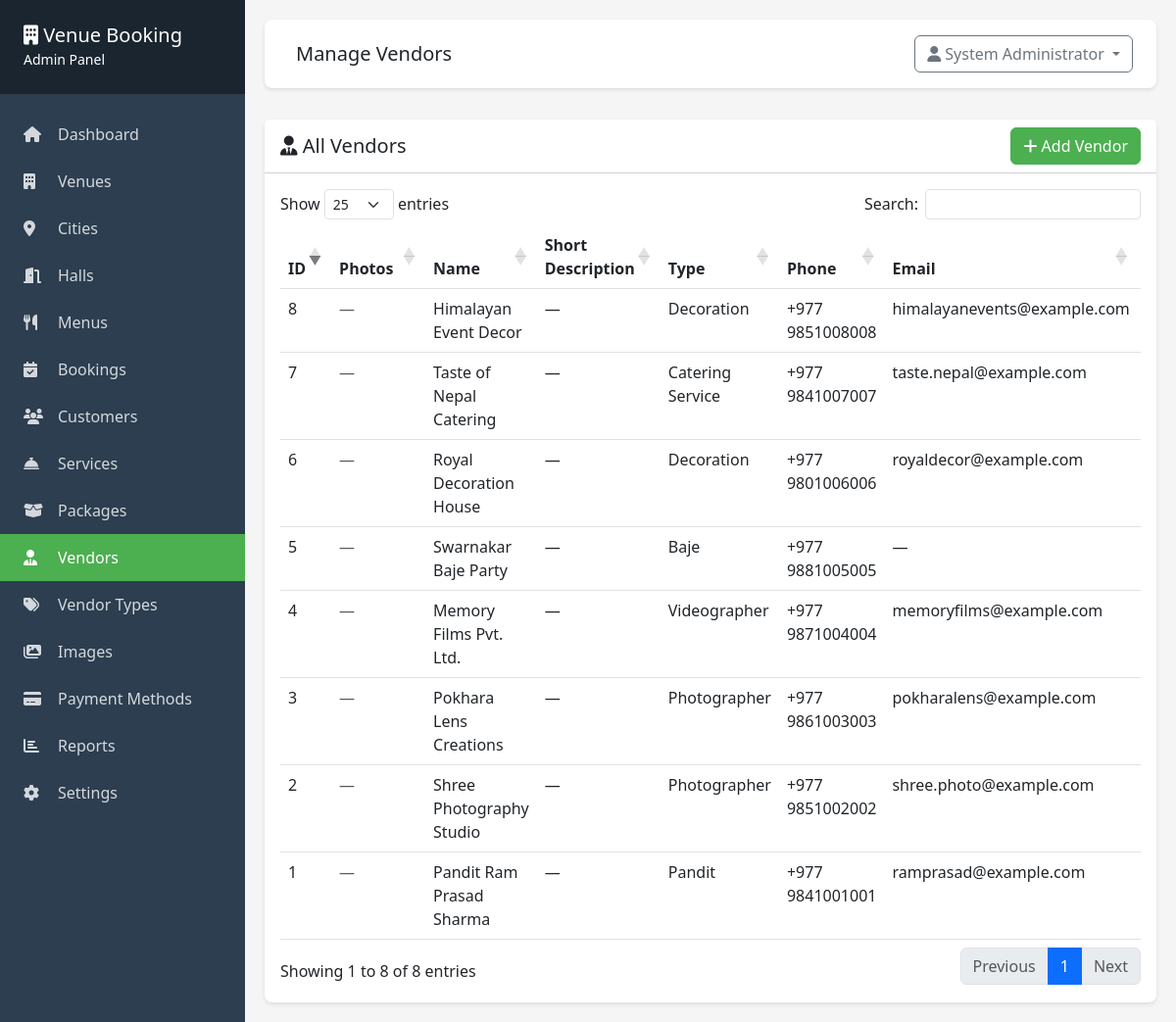
Page /admin/vendors/index.php (signed in) on the committed database.
### tables this page shows
CREATE TABLE vendors (
    id INT PRIMARY KEY AUTO_INCREMENT,
    name VARCHAR(255) NOT NULL,
    type VARCHAR(100) NOT NULL DEFAULT 'other',
    short_description VARCHAR(500) DEFAULT NULL,
    phone VARCHAR(20),
    email VARCHAR(100),
    address TEXT,
    city_id INT NULL,
    photo VARCHAR(255) DEFAULT NULL,
    notes TEXT,
    status ENUM('active', 'inactive') DEFAULT 'active',
    created_at TIMESTAMP DEFAULT CURRENT_TIMESTAMP,
    updated_at TIMESTAMP DEFAULT CURRENT_TIMESTAMP ON UPDATE CURRENT_TIMESTAMP,
    FOREIGN KEY (city_id) REFERENCES cities(id) ON DELETE SET NULL,
    INDEX idx_type (type),
    INDEX idx_status (status)
);

CREATE TABLE vendor_types (
    id INT PRIMARY KEY AUTO_INCREMENT,
    slug VARCHAR(100) NOT NULL UNIQUE COMMENT 'Stored in vendors.type column',
    label VARCHAR(255) NOT NULL COMMENT 'Human-readable display name',
    status ENUM('active', 'inactive') DEFAULT 'active',
    display_order INT DEFAULT 0,
    created_at TIMESTAMP DEFAULT CURRENT_TIMESTAMP,
    updated_at TIMESTAMP DEFAULT CURRENT_TIMESTAMP ON UPDATE CURRENT_TIMESTAMP,
    INDEX idx_status (status),
    INDEX idx_display_order (display_order)
);

### includes/functions.php (called while the page is built, shortened)
    <?php
function getVendorTypes() {
    static $cache = null;
    if ($cache !== null) {
        return $cache;
    }
    try {
        $db = getDB();
        $stmt = $db->query("SELECT * FROM vendor_types WHERE status = 'active' ORDER BY display_order ASC, label ASC");
        $cache = $stmt->fetchAll();
    } catch (Exception $e) {
        error_log("Error getting vendor types: " . $e->getMessage());
        $cache = [];
    }
    return $cache;
}
function getVendorTypeLabel($type) {
    foreach (getVendorTypes() as $vt) {
        if ($vt['slug'] === $type) {
            return $vt['label'];
        }
    }
    return ucfirst($type);
}
    ?>

### admin/vendors/index.php (the view, shortened to what this page needs)
<?php
require_once __DIR__ . '/../includes/header.php';
$db = getDB();
$stmt = $db->query("SELECT v.*, c.name AS city_name FROM vendors v LEFT JOIN cities c ON v.city_id = c.id ORDER BY v.type, v.name");
$vendors = $stmt->fetchAll();
?>
<div class="card">
    <div class="card-header bg-white d-flex justify-content-between align-items-center">
        <h5 class="mb-0"><i class="fas fa-user-tie"></i> All Vendors</h5>
        <a href="add.php" class="btn btn-success"><i class="fas fa-plus"></i> Add Vendor</a>
    </div>
    <div class="card-body">
        <div class="table-responsive">
            <table class="table table-hover datatable">
                <thead>
                    <tr>
                        <th>ID</th>
                        <th>Photos</th>
                        <th>Name</th>
                        <th>Short Description</th>
                        <th>Type</th>
                        <th>Phone</th>
                        <th>Email</th>
                        <th>City</th>
                    </tr>
                </thead>
                <tbody>
                    <?php foreach ($vendors as $vendor): ?>
                        <?php $vendor_photos = getVendorPhotos($vendor['id']); ?>
                        <tr>
                            <td><?php echo $vendor['id']; ?></td>
                            <td style="min-width:80px;">
                                <?php if (!empty($vendor_photos)): ?>
                                    <?php $carousel_id = 'vc_' . $vendor['id']; ?>
                                    <div id="<?php echo $carousel_id; ?>" class="carousel slide vendor-carousel" data-bs-ride="carousel" style="width:72px;">
                                        <div class="carousel-inner">
                                            <?php foreach ($vendor_photos as $pi => $vp): ?>
                                                <div class="carousel-item<?php echo $pi === 0 ? ' active' : ''; ?>">
                                                    <img src="<?php echo htmlspecialchars(UPLOAD_URL . $vp['image_path']); ?>"
                                                         alt="<?php echo htmlspecialchars($vendor['name']); ?>"
                                                         style="width:72px;height:72px;object-fit:cover;border-radius:6px;">
                                                </div>
                                            <?php endforeach; ?>
                                        </div>
                                        <?php if (count($vendor_photos) > 1): ?>
                                            <button class="carousel-control-prev" type="button" data-bs-target="#<?php echo $carousel_id; ?>" data-bs-slide="prev" style="width:20px;">
                                                <span class="carousel-control-prev-icon" style="width:12px;height:12px;"></span>
                                            </button>
                                            <button class="carousel-control-next" type="button" data-bs-target="#<?php echo $carousel_id; ?>" data-bs-slide="next" style="width:20px;">
                                                <span class="carousel-control-next-icon" style="width:12px;height:12px;"></span>
                                            </button>
                                            <div class="text-center mt-1">
                                                <small class="text-muted"><?php echo count($vendor_photos); ?> photos</small>
                                            </div>
                                        <?php endif; ?>
                                    </div>
                                <?php else: ?>
                                    <span class="text-muted">—</span>
                                <?php endif; ?>
                            </td>
                            <td><?php echo htmlspecialchars($vendor['name']); ?></td>
                            <td><?php echo htmlspecialchars($vendor['short_description'] ?? '—'); ?></td>
                            <td><?php echo htmlspecialchars(getVendorTypeLabel($vendor['type'])); ?></td>
                            <td><?php echo htmlspecialchars($vendor['phone'] ?? '—'); ?></td>
                            <td><?php echo htmlspecialchars($vendor['email'] ?? '—'); ?></td>
                            <td><?php echo htmlspecialchars($vendor['city_name'] ?? '—'); ?></td>
                        </tr>
                    <?php endforeach; ?>
                </tbody>
            </table>
        </div>
    </div>
</div>
<?php require_once __DIR__ . '/../includes/footer.php'; ?>

### admin/includes/header.php (style rules this page uses)
:root { --primary-green: #4CAF50; --dark-green: #2E7D32; }
body { background: #f5f5f5; }
.card { border: none; border-radius: 8px; box-shadow: 0 2px 4px rgba(0,0,0,0.1); }
.btn-success { background: var(--primary-green); border-color: var(--primary-green); }

### rows in the picture
vendors: id "5", name "Swarnakar Baje Party", short_description "—", type "Baje", phone "+977 9881005005", email "—"
vendors: id "7", name "Taste of Nepal Catering", short_description "—", type.label "Catering Service", phone "+977 9841007007", email "taste.nepal@example.com"
vendors: id "8", name "Himalayan Event Decor", short_description "—", type "Decoration", phone "+977 9851008008", email "himalayanevents@example.com"
vendors: id "6", name "Royal Decoration House", short_description "—", type "Decoration", phone "+977 9801006006", email "royaldecor@example.com"
vendors: id "1", name "Pandit Ram Prasad Sharma", short_description "—", type "Pandit", phone "+977 9841001001", email "ramprasad@example.com"
vendors: id "3", name "Pokhara Lens Creations", short_description "—", type.label "Photographer", phone "+977 9861003003", email "pokharalens@example.com"
vendors: id "2", name "Shree Photography Studio", short_description "—", type.label "Photographer", phone "+977 9851002002", email "shree.photo@example.com"
vendors: id "4", name "Memory Films Pvt. Ltd.", short_description "—", type.label "Videographer", phone "+977 9871004004", email "memoryfilms@example.com"

### other values in the picture
$page_title "Manage Vendors"
$current_user['full_name'] "System Administrator"
